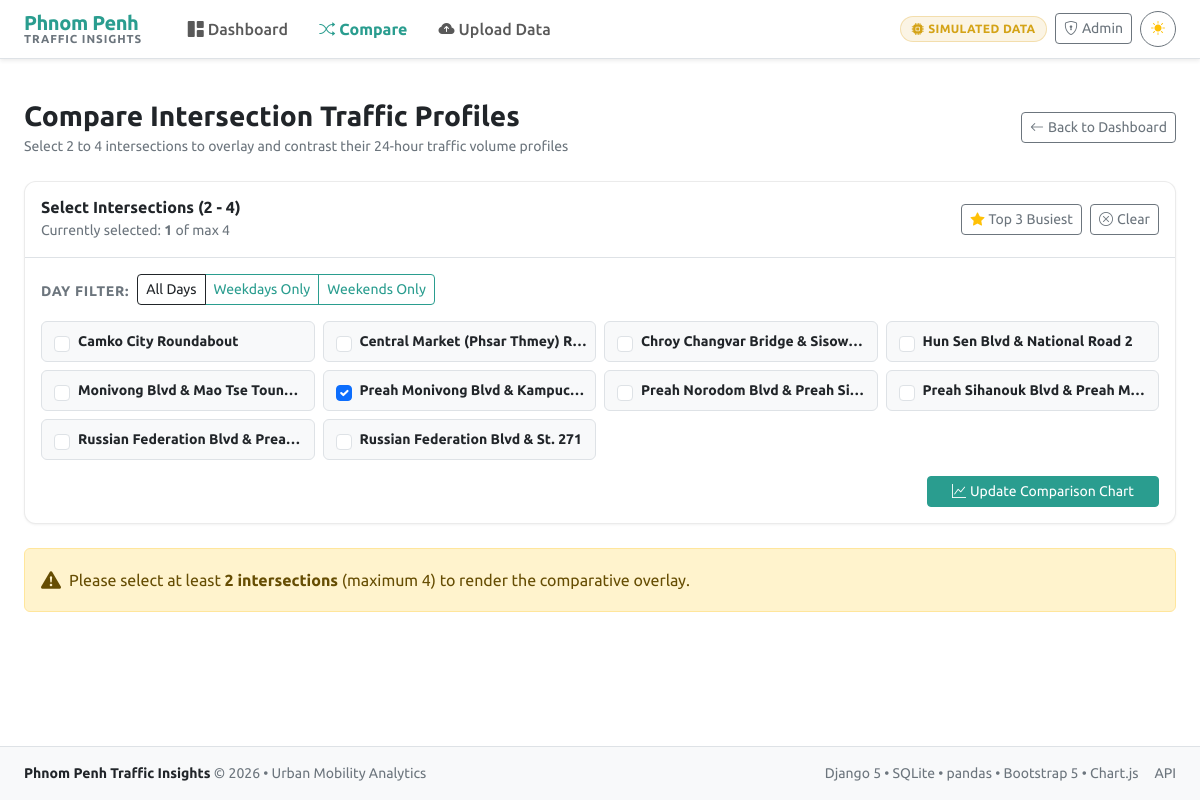
Screenshot of /compare/?intersection=9 with the database file from the repository.
### traffic/models.py (models this page shows, shortened)
class Intersection(models.Model):
    name = models.CharField(max_length=255, unique=True, db_index=True)
    latitude = models.FloatField(null=True, blank=True)
    longitude = models.FloatField(null=True, blank=True)
    is_simulated = models.BooleanField(default=False, help_text="Indicates if loaded from demo dataset")
    created_at = models.DateTimeField(auto_now_add=True)
    class Meta:
        ordering = ['name']
        verbose_name = 'Intersection'
        verbose_name_plural = 'Intersections'

### traffic/views.py (the view)
# urls.py: path('compare/', views.compare_view, name='compare'),
def compare_view(request):
    all_intersections = list(Intersection.objects.all().order_by('name'))
    selected_raw = request.GET.getlist('intersection')
    if not selected_raw:
        summaries = peak_summary()
        selected_ids = [s['intersection_id'] for s in summaries[:3]] if summaries else [i.id for i in all_intersections[:3]]
    else:
        selected_ids = []
        for x in selected_raw:
            try:
                selected_ids.append(int(x))
            except ValueError:
                pass
        selected_ids = selected_ids[:4]
    day_type = request.GET.get('day_type', 'all').lower()
    if day_type not in ['all', 'weekday', 'weekend']:
        day_type = 'all'
    comparison_chart_data = compare_profiles(selected_ids, day_type=day_type)
    all_summaries = peak_summary()
    selected_summaries = [s for s in all_summaries if s['intersection_id'] in selected_ids]
    context = {
        'all_intersections': all_intersections,
        'selected_ids': selected_ids,
        'day_type': day_type,
        'chart_data_json': json.dumps(comparison_chart_data),
        'selected_summaries': selected_summaries,
    }
    return render(request, 'traffic/compare.html', context)

### traffic/context_processors.py (called while the page is built)
def demo_badge_context(request):
    try:
        has_data = TrafficRecord.objects.exists()
        is_simulated = Intersection.objects.filter(is_simulated=True).exists()
        is_demo_loaded = has_data and (is_simulated or Intersection.objects.filter(name__icontains='Monivong').exists())
    except Exception:
        has_data = False
        is_demo_loaded = False
    return {
        'is_simulated_dataset': is_demo_loaded,
        'has_traffic_data': has_data,
    }

### traffic/services.py (called while the page is built)
def classify_period(hour: int) -> str:
    if 6 <= hour <= 9:
        return "Morning rush 06-09"
    elif 16 <= hour <= 19:
        return "Evening rush 16-19"
    else:
        return "Other"

def get_period_color(period: str) -> str:
    if "Morning" in period:
        return "#2a9d8f"  # Teal
    elif "Evening" in period:
        return "#e76f51"  # Coral
    else:
        return "#e9c46a"  # Sand / Gold

def format_hour_range(hour: int, style: str = "12h") -> str:
    h1 = hour % 24
    h2 = (hour + 1) % 24
    if style == "24h":
        return f"{h1:02d}:00 - {h2:02d}:00"
    ampm1 = "AM" if h1 < 12 else "PM"
    ampm2 = "AM" if h2 < 12 else "PM"
    disp1 = 12 if h1 % 12 == 0 else h1 % 12
    disp2 = 12 if h2 % 12 == 0 else h2 % 12
    if ampm1 == ampm2:
        return f"{disp1} - {disp2} {ampm2}"
    else:
        return f"{disp1} {ampm1} - {disp2} {ampm2}"

def _resolve_intersection(intersection: Union[Intersection, int, str]) -> Intersection:
    if isinstance(intersection, Intersection):
        return intersection
    elif isinstance(intersection, int) or (isinstance(intersection, str) and str(intersection).isdigit()):
        return Intersection.objects.get(pk=int(intersection))
    elif isinstance(intersection, str):
        return Intersection.objects.get(name=intersection)
    else:
        raise ValueError(f"Cannot resolve intersection reference: {intersection}")

def _prepare_records_dataframe(records: List[Dict[str, Any]]) -> pd.DataFrame:
    if not records:
        return pd.DataFrame()
    df = pd.DataFrame(records)
    df['timestamp'] = pd.to_datetime(df['timestamp'])
    cur_tz = timezone.get_current_timezone_name()
    if df['timestamp'].dt.tz is not None:
        df['timestamp'] = df['timestamp'].dt.tz_convert(cur_tz)
    else:
        df['timestamp'] = df['timestamp'].dt.tz_localize('UTC').dt.tz_convert(cur_tz)
    df['hour'] = df['timestamp'].dt.hour
    df['dayofweek'] = df['timestamp'].dt.dayofweek  # 0=Monday, 6=Sunday
    return df

### templates/traffic/compare.html (shortened to what this page needs)
{% extends "base.html" %}
{% block content %}
<div class="container-fluid px-3 px-lg-4">
  <div class="d-flex flex-column flex-md-row justify-content-between align-items-start align-items-md-center mb-4 gap-2">
    <div>
      <h1 class="h3 fw-bold mb-1">Compare Intersection Traffic Profiles</h1>
      <p class="text-secondary small mb-0">Select 2 to 4 intersections to overlay and contrast their 24-hour traffic volume profiles</p>
    </div>
    <a href="{% url 'traffic:dashboard' %}" class="btn btn-sm btn-outline-secondary">
      <i class="bi bi-arrow-left me-1"></i>Back to Dashboard
    </a>
  </div>
  <div class="card mb-4">
    <div class="card-header bg-transparent py-3 border-bottom d-flex flex-column flex-sm-row justify-content-between align-items-sm-center gap-2">
      <div>
        <h2 class="h6 fw-bold mb-0">Select Intersections (2 - 4)</h2>
        <span class="small text-secondary" id="selection-counter">
          Currently selected: <span class="fw-bold text-teal" id="selected-count">{{ selected_ids|length }}</span> of max 4
        </span>
      </div>
      <div class="d-flex gap-2">
        <button type="button" class="btn btn-sm btn-outline-secondary" onclick="selectTop3()">
          <i class="bi bi-star-fill text-warning me-1"></i>Top 3 Busiest
        </button>
        <button type="button" class="btn btn-sm btn-outline-secondary" onclick="clearAllSelections()">
          <i class="bi bi-x-circle me-1"></i>Clear
        </button>
      </div>
    </div>
    <div class="card-body">
      <form method="get" action="{% url 'traffic:compare' %}" id="compare-form">
        <div class="row align-items-center mb-3 g-2">
          <div class="col-auto">
            <span class="small fw-bold text-secondary text-uppercase" style="letter-spacing: 0.05em;">Day Filter:</span>
          </div>
          <div class="col-auto">
            <div class="btn-group btn-group-sm" role="group">
              <label class="btn btn-outline-teal" for="dt_all">All Days</label>
              <label class="btn btn-outline-teal" for="dt_weekday">Weekdays Only</label>
              <label class="btn btn-outline-teal" for="dt_weekend">Weekends Only</label>
            </div>
          </div>
        </div>
        <div class="row g-2 mb-3">
          {% for inter in all_intersections %}
          <div class="col-12 col-md-6 col-lg-4 col-xl-3">
            <div class="form-check p-2 border rounded h-100 d-flex align-items-center bg-body-tertiary">
              <input class="form-check-input ms-1 me-2 inter-checkbox" type="checkbox" name="intersection" value="{{ inter.id }}" id="check_inter_{{ inter.id }}" {% if inter.id in selected_ids %}checked{% endif %} onchange="handleSelectionChange(this)">
              <label class="form-check-label small fw-semibold text-truncate w-100" for="check_inter_{{ inter.id }}" title="{{ inter.name }}">
                {{ inter.name }}
              </label>
            </div>
          </div>
          {% endfor %}
        </div>
        <div class="d-flex justify-content-end">
          <button type="submit" class="btn btn-teal btn-sm px-4" id="btn-update-chart">
            <i class="bi bi-graph-up me-1"></i>Update Comparison Chart
          </button>
        </div>
      </form>
    </div>
  </div>
  {% if selected_ids|length < 2 %}
  <div class="alert alert-warning d-flex align-items-center mb-4" role="alert">
    <i class="bi bi-exclamation-triangle-fill fs-5 me-2"></i>
    <div>Please select at least <strong>2 intersections</strong> (maximum 4) to render the comparative overlay.</div>
  </div>
  {% endif %}
</div>
{% endblock %}

### static/css/style.css (style rules this page uses)
:root { --pp-teal: #2a9d8f; --pp-teal-rgb: 42, 157, 143; --pp-teal-dark: #21867a; --pp-coral: #e76f51; --pp-coral-rgb: 231, 111, 81; --pp-coral-dark: #cf583a; --pp-navy: #264653; --pp-gold: #e9c46a; --pp-sky: #457b9d; --card-bg-light: #ffffff; --card-border-light: rgba(0, 0, 0, 0.08); --kpi-bg-light: #f8fafc; }
body { font-family: 'Ubuntu', system-ui, -apple-system, "Segoe UI", Roboto, "Helvetica Neue", Arial, sans-serif; min-height: 100vh; display: flex; flex-direction: column; }
.card { border-radius: 12px; border: 1px solid rgba(0, 0, 0, 0.08); box-shadow: 0 1px 3px rgba(0, 0, 0, 0.04), 0 1px 2px rgba(0, 0, 0, 0.02); transition: transform 0.15s ease, box-shadow 0.15s ease; }
.btn-teal { background-color: var(--pp-teal); border-color: var(--pp-teal); color: #ffffff; }
.btn-outline-teal { color: var(--pp-teal); border-color: var(--pp-teal); }

### rows the page displays
Intersection: name "Camko City Roundabout"
Intersection: name "Central Market (Phsar Thmey) R…"
Intersection: name "Chroy Changvar Bridge & Sisow…"
Intersection: name "Hun Sen Blvd & National Road 2"
Intersection: name "Monivong Blvd & Mao Tse Toun…"
Intersection: intersection "☑", name "Preah Monivong Blvd & Kampuc…"
Intersection: name "Preah Norodom Blvd & Preah Si…"
Intersection: name "Preah Sihanouk Blvd & Preah M…"
Intersection: name "Russian Federation Blvd & Prea…"
Intersection: name "Russian Federation Blvd & St. 271"

### other values shown
{{ selected_ids|length }} "1"
